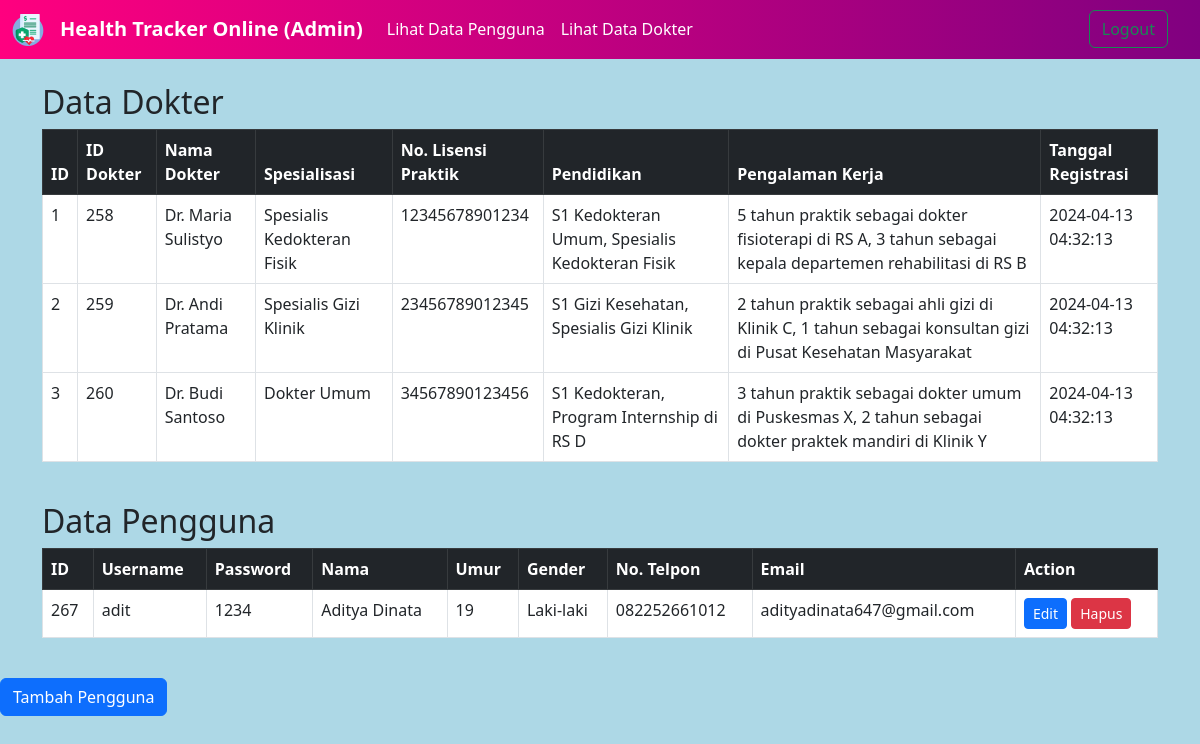
The page /admin.php (signed in) on the database its author committed.
### tables this page shows
CREATE TABLE `doctors` (
  `id` int(11) NOT NULL,
  `specialization` varchar(100) NOT NULL,
  `practice_license_number` varchar(50) NOT NULL,
  `education_history` text NOT NULL,
  `work_experience` text NOT NULL,
  `registration_date` timestamp NOT NULL DEFAULT current_timestamp(),
  `id_dokter` int(11) DEFAULT NULL
);

CREATE TABLE `users` (
  `id` int(11) NOT NULL,
  `username` varchar(255) NOT NULL,
  `password` varchar(255) NOT NULL,
  `Role` varchar(50) NOT NULL DEFAULT 'User',
  `Nama` varchar(255) NOT NULL,
  `umur` int(11) NOT NULL,
  `gender` varchar(10) NOT NULL,
  `no_telpon` varchar(20) NOT NULL,
  `email` varchar(255) NOT NULL
);

### admin.php (the view, shortened to what this page needs)
<?php
$conn = connectDB();
function displayUserData($conn) {
    $sql = "SELECT * FROM users WHERE role = 'User'";
    $result = $conn->query($sql);
    if ($result->num_rows > 0) {
        echo "<h2>Data Pengguna</h2>";
        echo "<div class='table-responsive'>";
        echo "<table class='table table-bordered'>";
        echo "<thead class='table-dark'>";
        echo "<tr><th>ID</th><th>Username</th><th>Password</th><th>Nama</th><th>Umur</th><th>Gender</th><th>No. Telpon</th><th>Email</th><th>Action</th></tr>";
        echo "</thead>";
        echo "<tbody>";
        while ($row = $result->fetch_assoc()) {
            echo "<tr>";
            echo "<td>".$row['id']."</td>";
            echo "<td>".$row['username']."</td>";
            echo "<td>".$row['password']."</td>";
            echo "<td>".$row['Nama']."</td>";
            echo "<td>".$row['umur']."</td>";
            echo "<td>".$row['gender']."</td>";
            echo "<td>".$row['no_telpon']."</td>";
            echo "<td>".$row['email']."</td>";
            echo "<td><button class='btn btn-sm btn-primary edit-user' data-id='".$row['id']."' onclick='editUser(".$row['id'].")'>Edit</button> <button class='btn btn-sm btn-danger' onclick='deleteUser(".$row['id'].")'>Hapus</button></td>";
            echo "</tr>";
        }
        echo "</tbody>";
        echo "</table>";
        echo "</div>";
    } else {
        echo "Tidak ada data pengguna.";
    }
}
function displayDoctorData($conn) {
    $sql = "SELECT u.Nama AS Nama_Dokter, d.*
            FROM users u
            JOIN doctors d ON u.id = d.id_dokter";
    $result = $conn->query($sql);
    if ($result->num_rows > 0) {
        echo "<h2>Data Dokter</h2>";
        echo "<div class='table-responsive'>";
        echo "<table class='table table-bordered'>";
        echo "<thead class='table-dark'>";
        echo "<tr><th>ID</th><th>ID Dokter</th><th>Nama Dokter</th><th>Spesialisasi</th><th>No. Lisensi Praktik</th><th>Pendidikan</th><th>Pengalaman Kerja</th><th>Tanggal Registrasi</th></tr>";
        echo "</thead>";
        echo "<tbody>";
        while ($row = $result->fetch_assoc()) {
            echo "<tr>";
            echo "<td>".$row['id']."</td>";
            echo "<td>".$row['id_dokter']."</td>";
            echo "<td>".$row['Nama_Dokter']."</td>";
            echo "<td>".$row['specialization']."</td>";
            echo "<td>".$row['practice_license_number']."</td>";
            echo "<td>".$row['education_history']."</td>";
            echo "<td>".$row['work_experience']."</td>";
            echo "<td>".$row['registration_date']."</td>";
            echo "</tr>";
        }
        echo "</tbody>";
        echo "</table>";
        echo "</div>";
    } else {
        echo "Tidak ada data dokter.";
    }
}
?>
<!DOCTYPE html>
<html lang="en">
<head>
    <link href="https://cdn.jsdelivr.net/npm/bootstrap@5.3.0-alpha1/dist/css/bootstrap.min.css" rel="stylesheet">
</head>
<body>
    <nav class="navbar navbar-expand-lg navbar-light bg-dark bg-gradient">
        <div class="container-fluid">
            <a class="navbar-brand" href="#"><img src="Img/health2.png" alt="Health Tracker Logo"></a>
            <a class="navbar-brand text-white" href="#"><b>Health Tracker Online (Admin)</b></a>
            <div class="collapse navbar-collapse" id="navbarSupportedContent">
                <ul class="navbar-nav me-auto mb-2 mb-lg-0">
                    <li class="nav-item">
                        <a class="nav-link text-white"  href="#user_data">Lihat Data Pengguna</a>
                    </li>
                    <li class="nav-item">
                        <a class="nav-link text-white"  href="#doctor_data">Lihat Data Dokter</a>
                    </li>
                </ul>
                <form class="d-flex" method="post">
                    <button class="btn btn-outline-success" type="submit" name="logout">Logout</button>
                </form>
            </div>
        </div>
    </nav>
    <div class="container mt-4" id="doctor_data">
        <?php
        displayDoctorData($conn);
        ?>
    </div>
    <div class="container mt-4" id="user_data">
        <?php
        displayUserData($conn);
        ?>
    </div>
    <div class="mt-4">
        <button class="btn btn-primary" onclick="showAddUserForm()">Tambah Pengguna</button>
    </div>
</body>
</html>

### admin.php (style rules this page uses)
form { display: inline-block; margin-right: 20px; }
body { background-color: #add8e6; }
.navbar { background: linear-gradient(to right, #ff007f, #800080) !important; }
table { background-color: #ffffff; }

### rows shown on the page
doctors: id "1", id_dokter "258", id_dokter.Nama "Dr. Maria Sulistyo", specialization "Spesialis Kedokteran Fisik", practice_license_number "12345678901234", education_history "S1 Kedokteran Umum, Spesialis Kedokteran Fisik", work_experience "5 tahun praktik sebagai dokter fisioterapi di RS A, 3 tahun sebagai kepala departemen rehabilitasi di RS B", registration_date "2024-04-13 04:32:13"
doctors: id "2", id_dokter "259", id_dokter.Nama "Dr. Andi Pratama", specialization "Spesialis Gizi Klinik", practice_license_number "23456789012345", education_history "S1 Gizi Kesehatan, Spesialis Gizi Klinik", work_experience "2 tahun praktik sebagai ahli gizi di Klinik C, 1 tahun sebagai konsultan gizi di Pusat Kesehatan Masyarakat", registration_date "2024-04-13 04:32:13"
doctors: id "3", id_dokter "260", id_dokter.Nama "Dr. Budi Santoso", specialization "Dokter Umum", practice_license_number "34567890123456", education_history "S1 Kedokteran, Program Internship di RS D", work_experience "3 tahun praktik sebagai dokter umum di Puskesmas X, 2 tahun sebagai dokter praktek mandiri di Klinik Y", registration_date "2024-04-13 04:32:13"
users: id "267", username "adit", password "1234", Nama "Aditya Dinata", umur "19", gender "Laki-laki", no_telpon "082252661012", email "adityadinata647@gmail.com"
